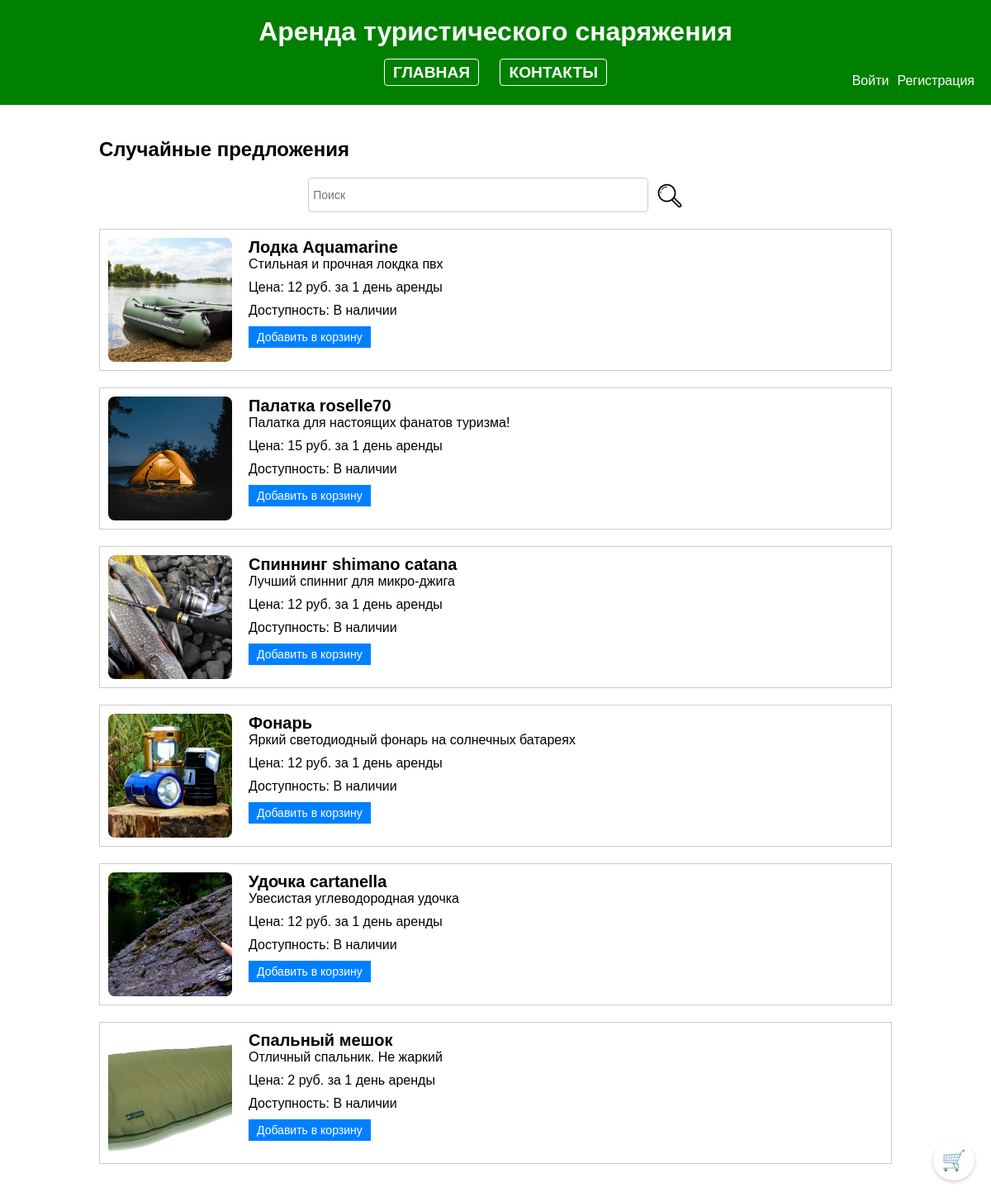
/php/index.php, run on the app's committed database.
### tables this page shows
CREATE TABLE Equipment (
    equipment_id INT AUTO_INCREMENT PRIMARY KEY,
    equipment_name VARCHAR(50) UNIQUE	NOT NULL,
    category VARCHAR(20) NOT NULL,
    equipment_description TEXT,
    price int NOT NULL,
	quantity INT NOT NULL,
    photo text,
    availability BOOLEAN
);

### php/index.php (the view, shortened to what this page needs)
<!DOCTYPE html>
<html>
<head>
</head>
<body>
  <header>
    <h1>Аренда туристического снаряжения</h1>
    <div class="navigation">
      <a href="index.php">Главная</a>
     <a href="contact.php">Контакты</a>
    </div>
    <div class="login-register">
      <?php
        if(isset($_SESSION['username']) && !empty($_SESSION['username'])) {
          echo 'Добро пожаловать, ' . $_SESSION['username'] . '!';
          echo ' <a href="dashboard.php">Личный кабинет</a>';
          if ($_SESSION['username'] === "admin"){
           echo '<a href="admin.php"> Админ</a>';}
        } else {
          echo '<a href="login1.php">Войти</a>';
          echo '<a href="register2.php">Регистрация</a>';
        }
      ?>
    </div>
  </header>
  <div class="container">
    <h2>Случайные предложения</h2>
    <form method="GET" action="index.php" class="search-form">
      <input type="text" name="search" placeholder="Поиск " class="search-input">
      <button type="submit" class="search-submit"><img src="search.png" alt="Поиск"></button>
    </form>
    <?php
      $servername = "localhost";
      $username = "root";
      $password = "12345";
      $dbname = "rental_app";
      $conn = new mysqli($servername, $username, $password, $dbname);
      $sql = "SELECT * FROM Equipment";
      $result = $conn->query($sql);
      if ($result->num_rows > 0) {
        while ($row = $result->fetch_assoc()) {
          echo '<div class="equipment-item">';
          echo '<div class="equipment-image"><img src="' . $row["photo"] . '" alt="Фото снаряжения" ></div>';
          echo '<div class="equipment-details">';
          echo '<div class="equipment-title">' . $row["equipment_name"] . '</div>';
          echo '<div class="equipment-description">' . $row["equipment_description"] . '</div>';
          echo '<div class="equipment-price">Цена: ' . $row["price"] . ' руб. за 1 день аренды </div>';
          echo '<div class="equipment-availability">Доступность: ' . ($row["availability"] ? 'В наличии' : 'Нет в наличии') . '</div>';
          echo '<form action="process_order.php" method="POST">';
          echo '<input type="submit" name="add_to_cart" value="Добавить в корзину" class="add-to-cart-button '. ($row["availability"] ? '' : 'disabled') . '" ' . ($row["availability"] ? '' : 'disabled') . '>';
          echo '</form>';
          echo '</div>';
          echo '</div>';
        }
      } else {
        echo "Ничего не найдено";
      }
    ?>
  </div>
  <a href="cart.php" class="cart-button">&#128722;</a>
</body>
</html>

### php/index.php (style rules this page uses)
body { background-color: #ffffff; color: #000000; font-family: Arial, sans-serif; margin: 0; padding: 0; }
header { background-color: #008000; color: #ffffff; padding: 20px; text-align: center; }
h1 { margin: 0; }
.navigation { text-align: center; margin-top: 20px; font-size: 1.2rem; text-transform: uppercase; font-weight: 700; }
.navigation a { margin: 0 10px; text-decoration: none; color: #ffffff; border: 1px solid #ffffff; padding: 5px 10px; border-radius: 4px; transition: background-color 0.3s ease, color 0.3s ease, border-color 0.3s ease; }
.container { max-width: 960px; margin: 0 auto; padding: 20px; }
.equipment-item { border: 1px solid #cccccc; padding: 10px; margin-bottom: 20px; display: flex; }
.equipment-image { width: 150px; height: 150px; overflow: hidden; border-radius: 8px; }
.equipment-image img { width: 100%; height: 100%; object-fit: cover; }
.equipment-details { flex-grow: 1; margin-left: 20px; }
.equipment-title { font-size: 20px; font-weight: bold; }
.equipment-description { margin-bottom: 10px; text-align: justify; }
.equipment-price { margin-bottom: 10px; }
.equipment-availability { margin-bottom: 10px; }
.login-register { text-align: right; margin-top: -10px; }
.login-register a { margin-left: 10px; text-decoration: none; color: #ffffff; }
.cart-button { position: fixed; bottom: 20px; right: 20px; font-size: 24px; color: #000000; text-decoration: none; background-color: #FFFFFF; border: none; border-radius: 50%; padding: 10px; box-shadow: 0px 2px 4px rgba(0, 0, 0, 0.2); transition: background-color 0.3s ease, color 0.3s ease; }
.add-to-cart-button { background-color: #0080FF; color: #FFFFFF; padding: 5px 10px; border: none; cursor: pointer; font-size: 14px; transition: background-color 0.3s ease, color 0.3s ease; }
.search-form { text-align: center; margin-bottom: 20px; }
.search-input { padding: 5px; width: 400px; height: 30px; border: 1px solid #cccccc; border-radius: 4px; font-size: 14px; }
.search-submit { background: none; border: none; cursor: pointer; padding: 0; margin-left: 5px; }
.search-submit img { width: 32px; height: 32px; vertical-align: middle; }

### data on the page
equipment: photo (picture), equipment_name "Лодка Aquamarine", equipment_description "Стильная и прочная локдка пвх", price "12", shows "В наличии", add_to_cart "Добавить в корзину"
equipment: photo (picture), equipment_name "Палатка roselle70", equipment_description "Палатка для настоящих фанатов туризма!", price "15", shows "В наличии", add_to_cart "Добавить в корзину"
equipment: photo (picture), equipment_name "Спиннинг shimano catana", equipment_description "Лучший спинниг для микро-джига", price "12", shows "В наличии", add_to_cart "Добавить в корзину"
equipment: photo (picture), equipment_name "Фонарь", equipment_description "Яркий светодиодный фонарь на солнечных батареях", price "12", shows "В наличии", add_to_cart "Добавить в корзину"
equipment: photo (picture), equipment_name "Удочка cartanella", equipment_description "Увесистая углеводородная удочка", price "12", shows "В наличии", add_to_cart "Добавить в корзину"
equipment: photo (picture), equipment_name "Спальный мешок", equipment_description "Отличный спальник. Не жаркий", price "2", shows "В наличии", add_to_cart "Добавить в корзину"
